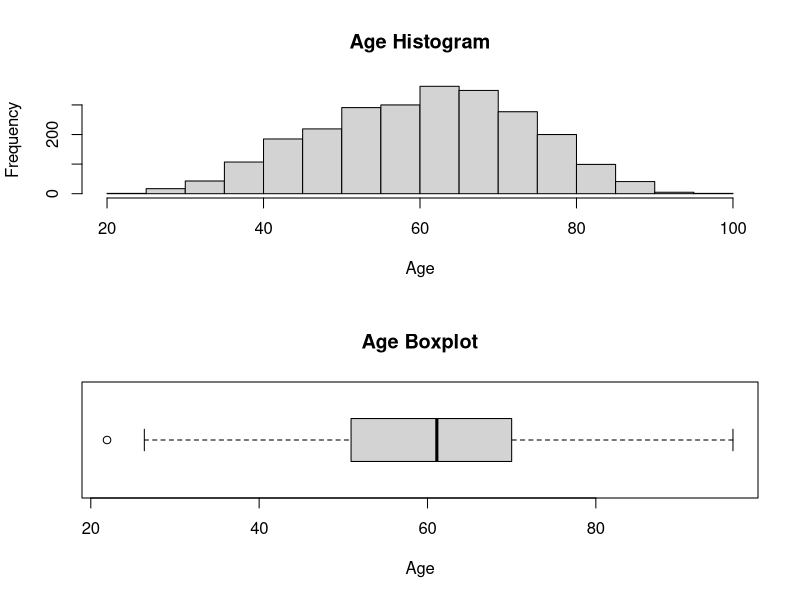
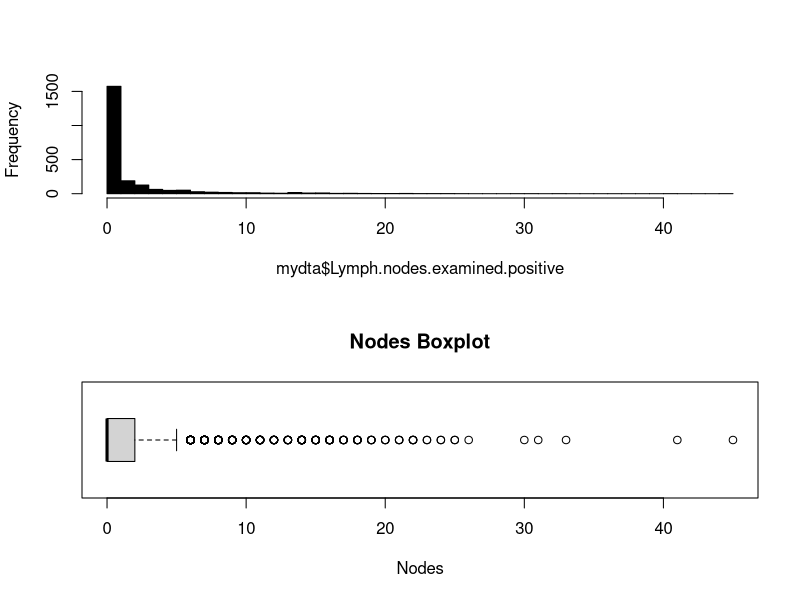
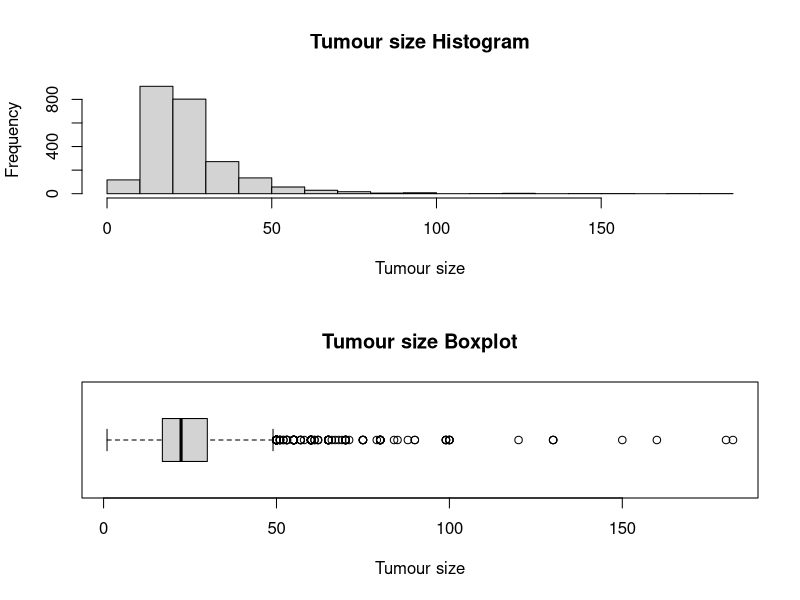
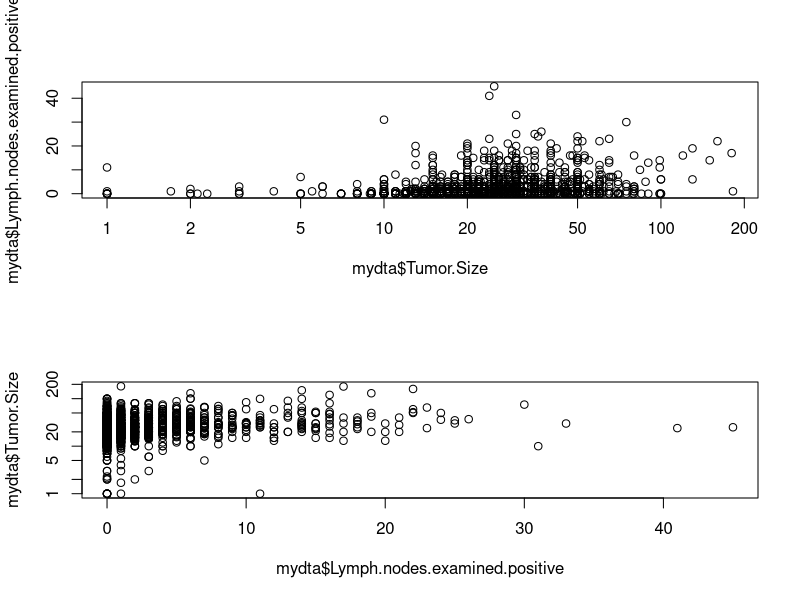
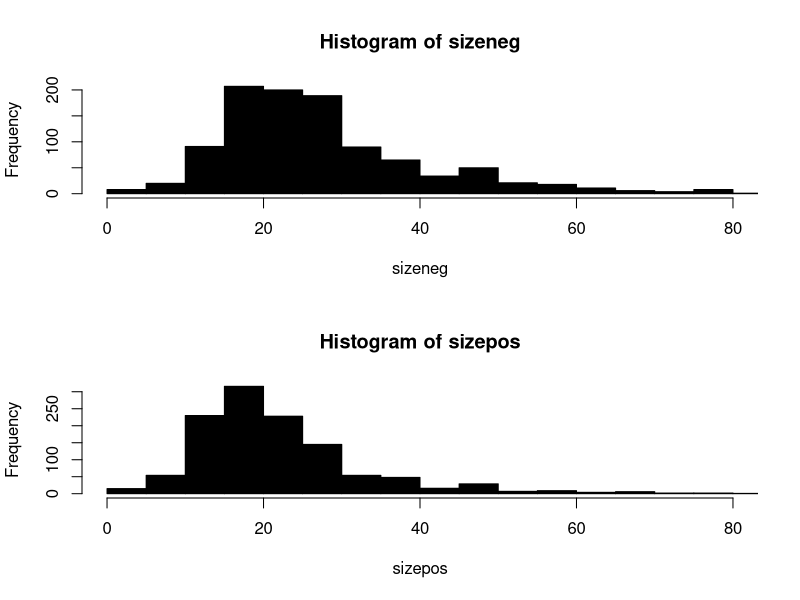

The R source for these figures, in order:
## ---- chunk 1
## 1. Load data
mydta = read.delim("brca_metabric_clinical_data.tsv", sep="\t")

## 2. Show first few rows, list column names
head(mydta)
## ---- chunk 2
summary(mydta)
## ---- chunk 3
par(mfrow=c(2,1))

hist(mydta$Age.at.Diagnosis, xlab="Age", main="Age Histogram")

boxplot(mydta$Age.at.Diagnosis, xlab="Age", main="Age Boxplot", horizontal=TRUE)
## ---- chunk 4
par(mfrow=c(2,1))

hist(mydta$Lymph.nodes.examined.positive, breaks=seq(0,max(mydta$Lymph.nodes.examined.positive, na.rm=TRUE), by=1), col=1, main="")

boxplot(mydta$Lymph.nodes.examined.positive, xlab="Nodes", main="Nodes Boxplot", horizontal=TRUE)
## ---- chunk 5
table(mydta$Lymph.nodes.examined.positive)
## ---- chunk 6
par(mfrow=c(2,1))

hist(mydta$Tumor.Size, xlab="Tumour size", main="Tumour size Histogram")

boxplot(mydta$Tumor.Size, xlab="Tumour size", main="Tumour size Boxplot", horizontal=TRUE)
## ---- chunk 7
plot(mydta$Tumor.Size, mydta$Lymph.nodes.examined.positive, log="x")

plot(mydta$Lymph.nodes.examined.positive,mydta$Tumor.Size, log="y")
## ---- chunk 8
mydta$LNpos =  mydta$Lymph.nodes.examined.positive >0

tapply(mydta$Tumor.Size, mydta$LNpos, summary)
## ---- chunk 9
sizeneg = subset(mydta$Tumor.Size, mydta$LNpos)

sizepos = subset(mydta$Tumor.Size, !mydta$LNpos)

par(mfrow=c(2,1))

hist(sizeneg, xlim=c(0,80), breaks=seq(0,200,by=5), col=1)

hist(sizepos, xlim=c(0,80), breaks=seq(0,200,by=5), col=1)
## ---- chunk 10
t.test(sizeneg, sizepos)

wilcox.test(sizeneg, sizepos)
## ---- chunk 11
npos = c(sum(sizeneg>20, na.rm=TRUE), sum(sizepos>20, na.rm=TRUE))

ntot = c(sum(!is.na(sizeneg)), sum(!is.na(sizepos)))

## number size >20mm
npos

## number with size available
ntot

## proportion
npos / ntot
## ---- chunk 12
prop.test(npos, ntot)
